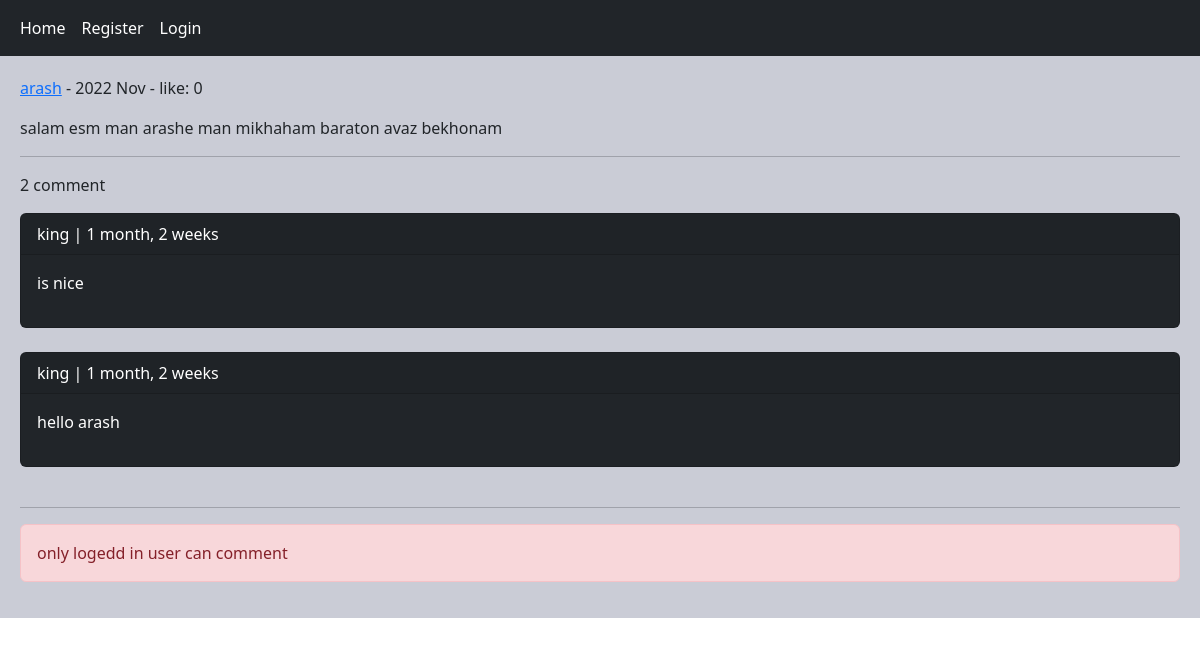
The page /post/2/salam-esm-man-arashe-man-mikhaham-baraton-avaz-bek/ on the database as committed earlier.
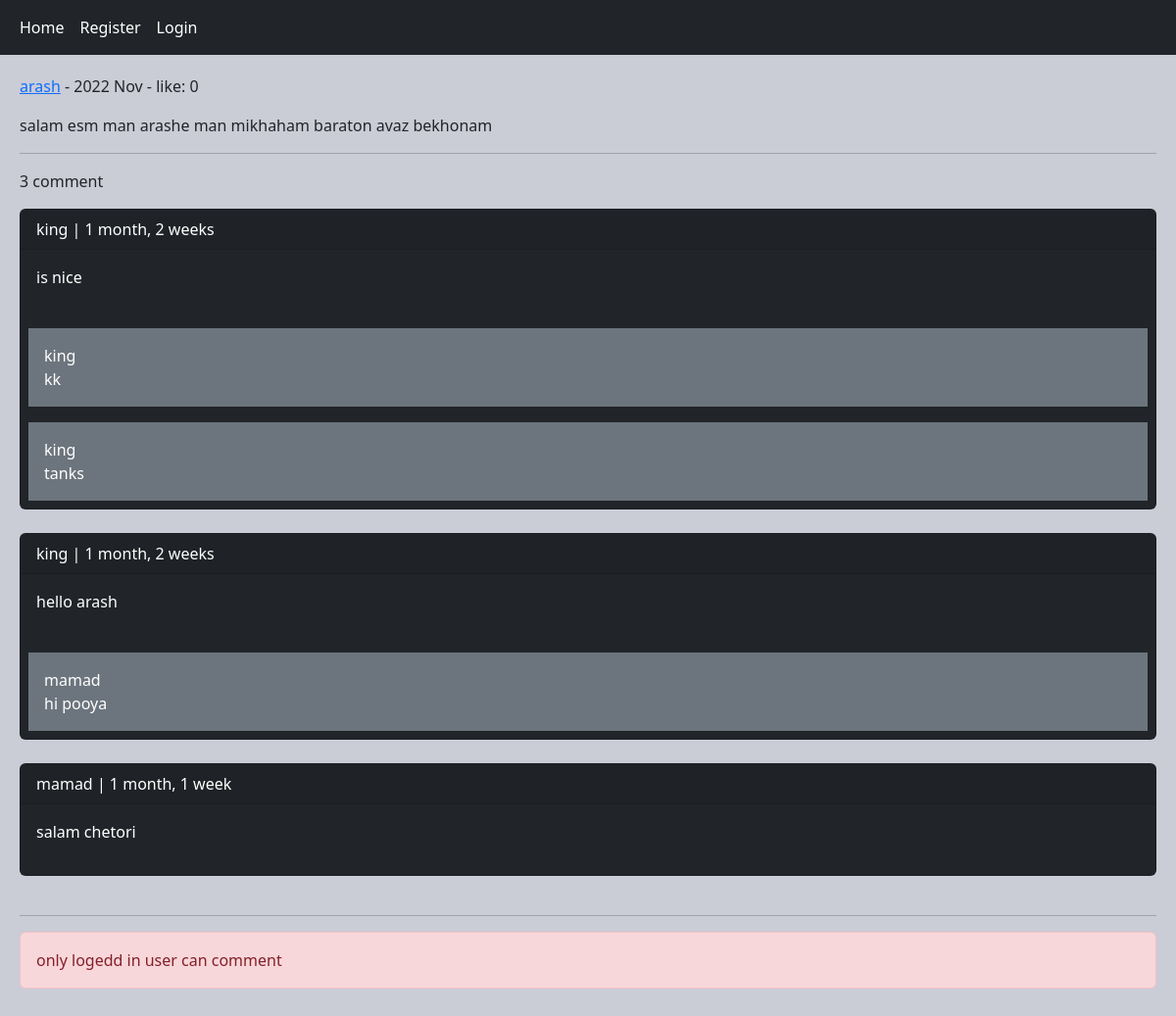
The same page on the database as committed later.
### home/models.py (models this page shows, shortened)
class Comment(models.Model):
    user = models.ForeignKey(User, on_delete = models.CASCADE, related_name = 'ucomments')
    post = models.ForeignKey(Post, on_delete = models.CASCADE, related_name = 'pcomments')
    reply = models.ForeignKey('Comment', on_delete = models.CASCADE, related_name = 'rcomments', blank = True, null = True)
    is_reply = models.BooleanField(default = False)
    body = models.TextField(max_length = 400)
    created = models.DateTimeField(auto_now_add = True)

### home/views.py (the view, shortened to what this page needs)
# urls.py: path('post/<int:post_id>/<slug:post_slug>/', views.PostDetailView.as_view(), name = 'post_detail'),
class PostDetailView(View):
    form_class = CommentCreateForm
    form_class_reply = CommentreplyForm
    def setup(self, request, *args, **kwargs):
        self.post_instance = Post.objects.get(pk = kwargs['post_id'], slug = kwargs['post_slug'])
        return super().setup(request, *args, **kwargs)
    def get(self, request, *args, **kwargs):
        comments = self.post_instance.pcomments.filter(is_reply = False)
        return render (request, 'home/detail.html', {'post':self.post_instance, 'comments':comments, 'form':self.form_class, 'relpy_form':self.form_class_reply})

### home/models.py (called while the page is built)
    def like_count(self):
        return self.pvotes.count()

### home/templates/home/detail.html (shortened to what this page needs)
{% extends 'base.html' %}
{% block content %}
    <p><a href="{% url 'account:user_profile' post.user.id %}">{{ post.user.username }}</a> - {{ post.update | date:"Y M" }} - like: {{ post.like_count }}</p>
    <p>{{ post.body }}</p>
    <hr/>
    <p>{{ comments.count }} comment</p>
    {% for comment in comments %}
    <div class="card bg-dark text-white">
        <p class="card-header">{{ comment.user }} | {{ comment.created|timesince }}</p>
        <p class="card-body">{{ comment.body }}</p>
        {% for reply in comment.rcomments.all %}
        <p class="bg-secondary p-3 m-2">{{ reply.user }}<br/>{{ reply.body }} </p>
        {% endfor %}
        </div> <br/>
        {% empty %}
        <p>No comment yet !</p>
        {% endfor %}
        <hr/>
        {% if request.user.is_authenticated %}
        <form action="" method="post" class="col-md-5">
            {% csrf_token %}
            {{ form.as_p }}
            <input type="submit" value="send" class="btn btn-dark">
        </form><br/>
        {% else %}
            <p class="alert alert-danger">only logedd in user can comment</p>
        {% endif %}
        {% endblock %}

Rows that differ between the two databases and show on the page:
added Comment: user "king", body "kk"
added Comment: user "king", body "tanks"
added Comment: user "mamad", body "hi pooya", shown under "king"
added Comment: user "mamad", created "1 month, 1 week", body "salam chetori"
Other text that changed with them:
{{ comments.count }}: "2" → "3"
